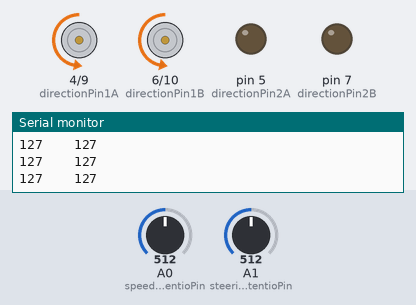
Simulated run of this sketch. Board: Arduino Uno, built with avr-gcc and run on an emulated ATmega328P. Parts: direction and speed pins drawn as motors (green arrow = direction pin HIGH = forward, orange = LOW = backward, longer = more drive), output pins drawn as LEDs (lit = HIGH), the last lines printed to the serial monitor. The test bench sets the inputs (shaded band); at power-on: A1 (steeringpotentioPin) = 512, A0 (speedpotentioPin) = 512.

Above: at 1.2 s.
1.3 s: A1 (steeringpotentioPin) set to 413
At 2.6 s:
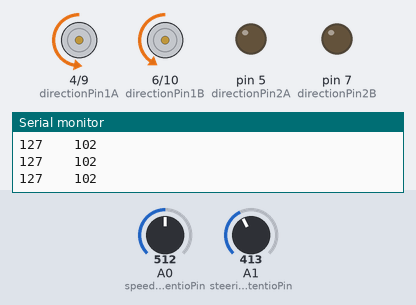
4.3 s: A1 (steeringpotentioPin) set to 384
At 4.7 s:
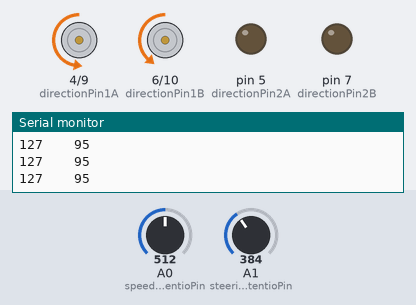
7.3 s: A0 (speedpotentioPin) set to 413
At 8.5 s:
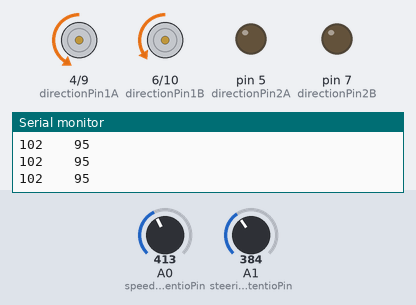
8.8 s: A0 (speedpotentioPin) set to 385
At 9.5 s:
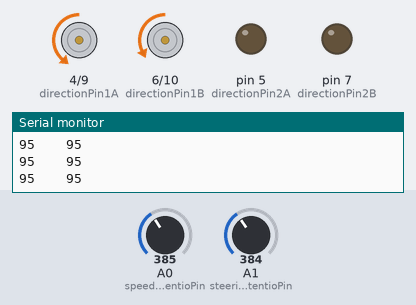
10.3 s: A1 (steeringpotentioPin) set to 306
At 10.6 s:
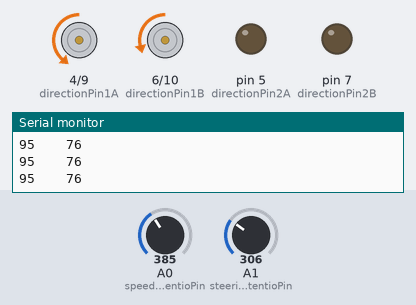
11.8 s: A0 (speedpotentioPin) set to 122
At 12.8 s:
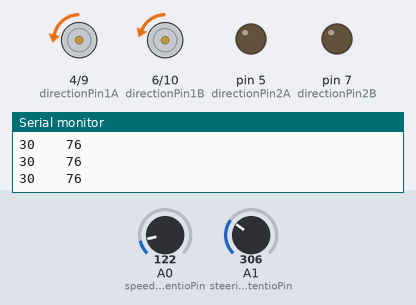
Timing chart, 0 to 14.3 s (numbered marks = the images above; inputs shaded):
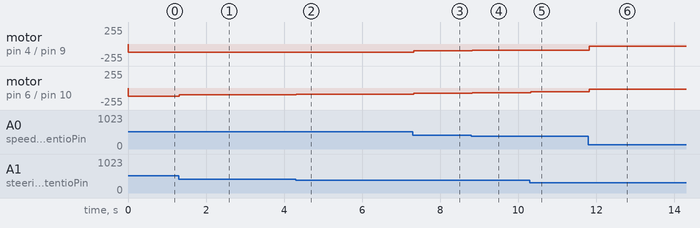

The sketch:

tesmobilitymodule.ino
```cpp
int speedpotentioPin = A0;
int steeringpotentioPin = A1;
int speedPinA = 9;
int speedPinB = 10;
int directionPin1A = 4;
int directionPin2A = 5;
int directionPin1B = 6;
int directionPin2B = 7;

void forward(int dirpin1, int dirpin2){
  digitalWrite(dirpin1, HIGH);
  digitalWrite(dirpin2,LOW);
}
void backward(int dirpin1, int dirpin2){
  digitalWrite(dirpin1, LOW);
  digitalWrite(dirpin2,HIGH);
}
void stop (int dirpin1, int dirpin2){
  digitalWrite(dirpin1, LOW);
  digitalWrite(dirpin2, LOW);
}
void brake (int dirpin1, int dirpin2){
  digitalWrite(dirpin1,HIGH);
  digitalWrite(dirpin2, HIGH);
}
void setup() {
  pinMode(speedPinA, OUTPUT);
  pinMode(speedPinB, OUTPUT);
  pinMode(directionPin1A, OUTPUT);
  pinMode(directionPin2A, OUTPUT);
  pinMode(directionPin1B, OUTPUT);
  pinMode(directionPin2B,OUTPUT);
  pinMode(speedpotentioPin, INPUT);
  pinMode(steeringpotentioPin, INPUT);
  Serial.begin(9600);

}

void loop() {
  //speed function//
  int speedpotentioValue = analogRead(speedpotentioPin);
  int speedRate = map(speedpotentioValue, 0,1023,0,255);
  //end of speed function//

  //Steering potentio module//
  int steeringpotentioValue = analogRead(steeringpotentioPin);
  int steerRate = map(steeringpotentioValue, 0, 1023,0,255);
  int steerRateReverseCalibration = map(steerRate,129,255,128,0);
  Serial.print(speedRate);
  Serial.print("    ");
  Serial.println(steerRate);

  if (steerRate == 128) {
    analogWrite(speedPinA, speedRate);
    analogWrite(speedPinB, speedRate);
  }
  if (steerRate < 128) {
    int turningRate = (steerRate*speedRate)/128;
  	analogWrite(speedPinA, speedRate);
    analogWrite(speedPinB, turningRate);
  }
  if (steerRate > 128) {
  	int turningRate = (steerRateReverseCalibration*speedRate)/128;
    analogWrite(speedPinB, speedRate);
    analogWrite(speedPinA, turningRate);
  }
}
```

Measured:
- after the input at 1.3 s, motor on pin 6 (directionPin1B) / pin 10 (speedPinB): backward 126/255 → backward 101/255 at once
- after the input at 4.3 s, motor on pin 6 (directionPin1B) / pin 10 (speedPinB): backward 101/255 → backward 94/255 at once
- after the input at 7.3 s, motor on pin 4 (directionPin1A) / pin 9 (speedPinA): backward 127/255 → backward 102/255 at once; motor on pin 6 (directionPin1B) / pin 10 (speedPinB): backward 94/255 → backward 75/255 at once
- after the input at 8.8 s, motor on pin 4 (directionPin1A) / pin 9 (speedPinA): backward 102/255 → backward 95/255 at once; motor on pin 6 (directionPin1B) / pin 10 (speedPinB): backward 75/255 → backward 70/255 at once
- after the input at 10.3 s, motor on pin 6 (directionPin1B) / pin 10 (speedPinB): backward 70/255 → backward 56/255 at once
- after the input at 11.8 s, motor on pin 4 (directionPin1A) / pin 9 (speedPinA): backward 95/255 → backward 30/255 at once; motor on pin 6 (directionPin1B) / pin 10 (speedPinB): backward 56/255 → backward 17/255 at once
